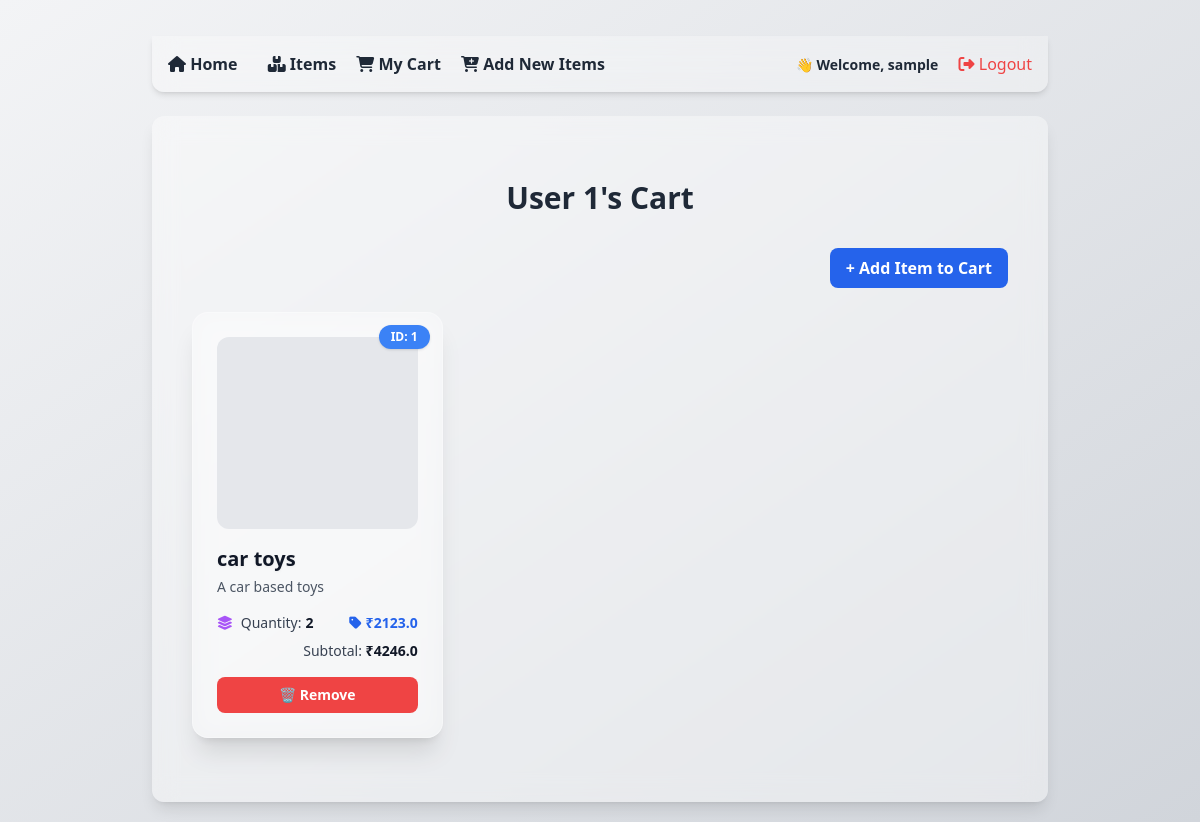
The page /cart/1 (signed in) on the database its author committed.
### tables this page shows
CREATE TABLE cart (
            id INTEGER PRIMARY KEY AUTOINCREMENT,
            user_id INTEGER,
            item_id INTEGER,
            quantity INTEGER,
            FOREIGN KEY (user_id) REFERENCES users(id),
            FOREIGN KEY (item_id) REFERENCES items(id)
        );

CREATE TABLE items (
            id INTEGER PRIMARY KEY AUTOINCREMENT,
            name TEXT,
            about TEXT,
            category TEXT,
            price REAL,
            stock INTEGER,
            image_url TEXT
        );

### routes/cartRoutes.py (the view)
@cart_bp.route('/cart/<int:user_id>', methods=['GET'])
def show_cart(user_id):
    conn, cursor = get_cursor()
    cursor.execute("""
        SELECT cart.id, items.id as item_id, items.name AS item_name, items.price,
               cart.quantity, items.image_url, items.about
        FROM cart
        JOIN items ON cart.item_id = items.id
        WHERE cart.user_id = ?
    """, (user_id,))
    cart_items = cursor.fetchall()
    cursor.close()
    conn.close()
    return render_template("cart.html", cart=cart_items, user_id=user_id)

### db.py (called while the page is built)
def get_db_connection():
    conn = sqlite3.connect('ecommerce.db')  # This will create the file if it doesn't exist
    conn.row_factory = sqlite3.Row         # Optional: return rows as dictionaries
    return conn

### routes/cartRoutes.py (called while the page is built)
def get_cursor():
    conn = get_db_connection()
    conn.row_factory = sqlite3.Row  # Enables dictionary-like access
    return conn, conn.cursor()

### templates/cart.html (shortened to what this page needs)
{% extends "base.html" %}
{% block content %}
<div class="max-w-6xl mx-auto px-4 py-10">
  <h2 class="text-3xl font-bold text-gray-800 mb-8 text-center">User {{ user_id }}'s Cart</h2>
  <div class="flex justify-end mb-6">
    <a href="{{ url_for('cart.add_to_cart', user_id=user_id) }}"
      class="bg-blue-600 hover:bg-blue-700 text-white font-semibold py-2 px-4 rounded-lg transition">
      + Add Item to Cart
    </a>
  </div>
  {% if cart %}
  <div class="grid grid-cols-1 sm:grid-cols-2 lg:grid-cols-3 gap-8">
    {% for item in cart %}
    <div
      class="relative bg-white/20 backdrop-blur-md p-6 rounded-2xl shadow-xl hover:shadow-2xl transition transform hover:-translate-y-1 hover:scale-[1.02] border border-white/30 flex flex-col">
      <div class="absolute top-3 right-3 bg-blue-500 text-white text-xs font-bold px-3 py-1 rounded-full shadow">
        ID: {{ item.item_id }}
      </div>
      <div class="h-48 w-full bg-gray-200 rounded-xl mb-4 bg-cover bg-center"
        style="background-image: url('{{ item.image_url if item.image_url else '/static/default-image.png' }}');">
      </div>
      <div class="mb-4">
        <h4 class="text-xl font-extrabold text-gray-900 drop-shadow-sm">{{ item.item_name }}</h4>
        {% if item.about %}
        <p class="text-sm text-gray-600 mt-1">{{ item.about }}</p>
        {% endif %}
      </div>
      <div class="text-sm mb-4">
        <div class="flex items-center justify-between">
          <span class="flex items-center text-gray-700">
            <i class="fas fa-layer-group mr-2 text-purple-500"></i>
            Quantity: <strong class="ml-1 text-gray-900">{{ item.quantity }}</strong>
          </span>
          <span class="flex items-center text-blue-600 font-bold">
            <i class="fas fa-tag mr-1"></i> ₹{{ item.price }}
          </span>
        </div>
        <div class="text-right text-gray-700 mt-2">
          Subtotal: <strong class="text-gray-900">₹{{ item.price * item.quantity }}</strong>
        </div>
      </div>
      <div class="mt-auto">
        <form method="POST" action="{{ url_for('cart.delete_from_cart', user_id=user_id, cart_id=item.id) }}">
          <button type="submit"
            class="w-full bg-red-500 hover:bg-red-600 text-white text-sm font-semibold px-4 py-2 rounded-lg transition">
            🗑 Remove
          </button>
        </form>
      </div>
    </div>
    {% endfor %}
  </div>
  {% else %}
  <div class="text-center text-gray-600 text-lg mt-10">
    🛒 Your cart is currently empty.
  </div>
  {% endif %}
</div>
{% endblock %}

### static/style.css (style rules this page uses)
body { font-family: sans-serif; padding: 20px; }

### rows shown on the page
cart: item_id "1", item_name "car toys", about "A car based toys", quantity "2", price "2123.0", item.price*item.quantity "4246.0"

### other values the page prints
{{ session.username }} "sample"
{{ user_id }} "1"
